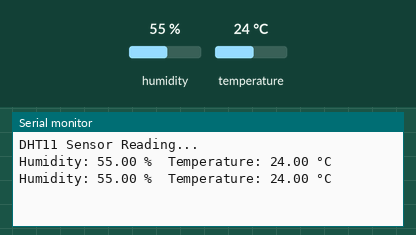
The sketch below on a simulated ESP32. On the bench: the last lines printed to the serial monitor. Inputs (shaded band) come from the test bench; at power-on: humidity 55 %, temperature 24 °C.

Above: at 4.8 s.
4.9 s: humidity set to 22 %
At 7.2 s:
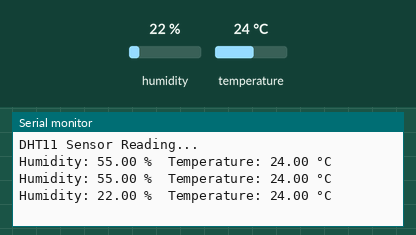
7.9 s: temperature set to 12 °C
At 9.6 s:
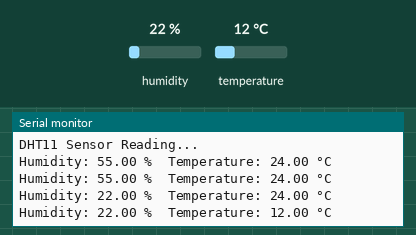
10.9 s: humidity set to 40 %
At 13.1 s:
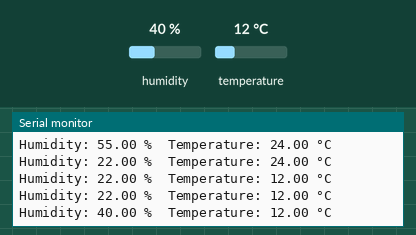
Timing chart, 0 to 14.6 s (numbered marks = the images above; inputs shaded):
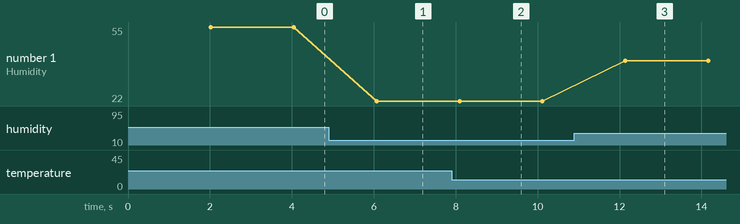

The sketch:

0.3.2_DHT11_ESP32.ino
```cpp
#include <DHT.h>

// Define the pin where the DHT11 sensor is connected
#define DHTPIN 32

// Define the sensor type (DHT11)
#define DHTTYPE DHT11

// Initialize the DHT sensor
DHT dht(DHTPIN, DHTTYPE);

void setup() {
    Serial.begin(9600);
    Serial.println("DHT11 Sensor Reading...");
    dht.begin();
}

void loop() {
    // Wait a bit between sensor readings
    delay(2000);

    // Read temperature and humidity
    float humidity = dht.readHumidity();
    float temperature = dht.readTemperature();

    // Check if the reading is valid
    if (isnan(humidity) || isnan(temperature)) {
        Serial.println("Failed to read from DHT sensor!");
        return;
    }

    // Display data
    Serial.print("Humidity: ");
    Serial.print(humidity);
    Serial.print(" %\t");
    Serial.print("Temperature: ");
    Serial.print(temperature);
    Serial.println(" °C");
}
```

Measured:
- after the input at 4.9 s, the serial monitor: prints a new line after 1.2 s (image 1)
- after the input at 7.9 s, the serial monitor: prints a new line after 0.19 s (image 2)
- after the input at 10.9 s, the serial monitor: prints a new line after 1.2 s (image 3)
- plotted number 1: 55 → 22 after the input at 4.9 s, 22 → 40 after the input at 10.9 s
